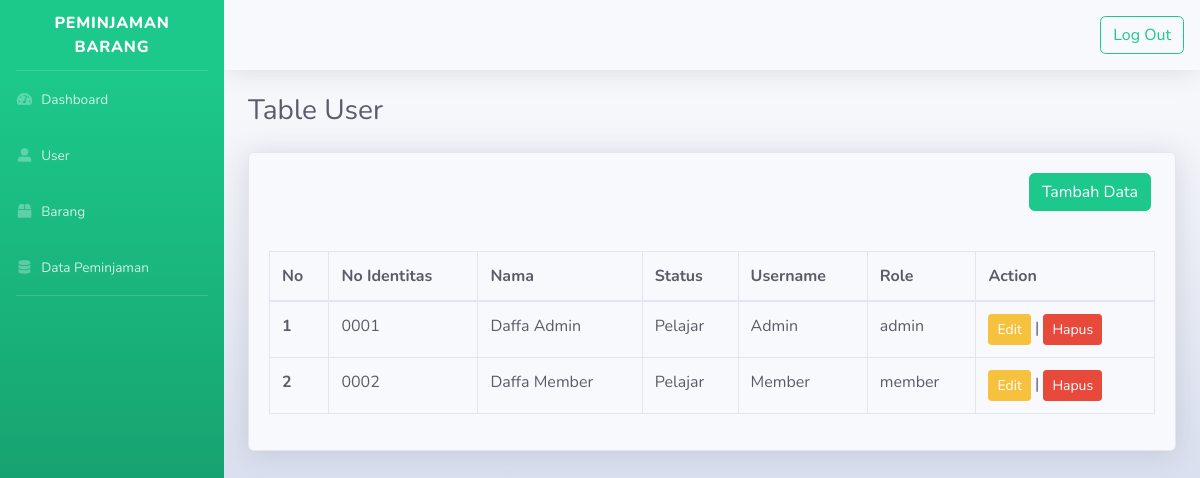
Before: /user.php (signed in) with the older database file.
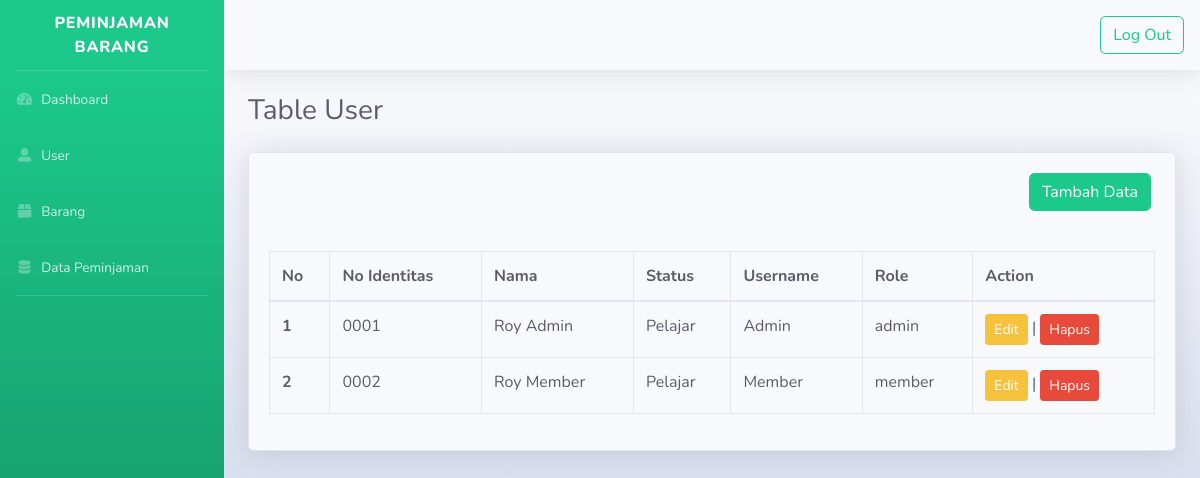
After: the same page with the newer database file.
### tables this page shows
CREATE TABLE `user` (
  `id` int NOT NULL AUTO_INCREMENT,
  `no_identitas` varchar(50) DEFAULT NULL,
  `nama` varchar(50) NOT NULL,
  `status` varchar(50) NOT NULL,
  `username` varchar(50) NOT NULL,
  `password` varchar(50) NOT NULL,
  `role` varchar(10) NOT NULL,
  PRIMARY KEY (`id`),
  UNIQUE KEY `no_identitas` (`no_identitas`)
);

### database.php (called while the page is built, shortened)
<?php
    $db_host = "localhost";
    $db_user = "root";
    $db_pass = "";
    $db_name = "peminjamanbarang";
    $connect = mysqli_connect($db_host, $db_user, $db_pass, $db_name) or die("Gagal terhubung dengan Database: " . mysqli_error($dbconnect));
    function showdataUser()
    {
        global $connect;
        $hasil=mysqli_query($connect,"SELECT user.id, user.no_identitas, user.nama, user.status, user.username, user.role from user;");
        $rows=[];
        while($row = mysqli_fetch_assoc($hasil))
        {
            $rows[] = $row;
        }
        return $rows;
    }
?>

### user.php (the view, shortened to what this page needs)
<?php
    require_once('database.php');
    $data=showdataUser();
    $nomor=0;
?>
<!DOCTYPE html>
<html lang="en">
<head>
    <link href="resource/vendor/fontawesome-free/css/all.min.css" rel="stylesheet" type="text/css">
    <link href="resource/css/sb-admin-2.min.css" rel="stylesheet">
</head>
<body id="page-top">
    <div id="wrapper">
        <?php
            if($_SESSION['status']!="login"){
                header("location:login.php?msg=belum_login");
            } else{
                include("sidebar.php");
            }
        ?>
        <div id="content-wrapper" class="d-flex flex-column bg-gradient-light">
            <div id="content">
                <nav class="navbar navbar-expand navbar-light bg-light topbar mb-4 static-top shadow">
                    <div class=" container justify-content-end">
                        <a href="logout.php"><button type="button" class="btn btn-outline-success">Log Out</button></a>
                    </div>
                </nav>
                <div class="container-fluid">
<h1 class="h3 mb-4 text-dark">Table User</h1>
<div class="card shadow text-dark bg-light mb-4">
    <div class="card-body">
        <div class="row justify-content-end pr-3">
        <a href="tambah-user.php"><button type="button" class="btn btn-success">Tambah Data</button></a>
        </div>
    </div>
    <div class="card-body">
        <div class="table-responsive">
            <table class="table table-bordered text-dark" id="dataTable" width="100%" cellspacing="0">
                <thead>
                    <tr>
                        <th>No</th>
                        <th>No Identitas</th>
                        <th>Nama</th>
                        <th>Status</th>
                        <th>Username</th>
                        <th>Role</th>
                        <th>Action</th>
                    </tr>
                </thead>
                <tbody>
                    <?php foreach($data as $user) : ?>
                    <?php $nomor++; ?>
                    <tr>
                        <th scope="row"><?php echo "$nomor"; ?></th>
                        <td><?php echo "$user[no_identitas]";?></td>
                        <td><?php echo "$user[nama]";?></td>
                        <td><?php echo "$user[status]";?></td>
                        <td><?php echo "$user[username]";?></td>
                        <td><?php echo "$user[role]";?></td>
                        <td>
                            <?php
                                echo "
                                <a href='edit-user.php?id=$user[id]'><button type='button' class='btn btn-warning btn-sm'>Edit</button></a>
                                |
                                <a href='javascript:deleteData(".$user['id'].")'><button type='button' class='btn btn-danger btn-sm'>Hapus</button></a>
                                "
                            ?>
                        </td>
                    </tr>
                    <?php endforeach; ?>
                </tbody>
            </table>
        </div>
    </div>
</div>
</div>
        </div>
    </div>
</body>
</html>

### sidebar.php
<ul class="navbar-nav bg-gradient-success sidebar sidebar-dark accordion" id="accordionSidebar">
            <a class="sidebar-brand d-flex align-items-center justify-content-center">
                <div class="sidebar-brand-text mx-3">Peminjaman Barang <sup></sup></div>
            </a>
            <hr class="sidebar-divider my-0">
            <li class="nav-item">
                <a class="nav-link" href="index.php">
                    <i class="fas fa-fw fa-tachometer-alt"></i>
                    <span>Dashboard</span></a>
            </li>
            <li class="nav-item">
                <a class="nav-link" href="user.php">
                    <i class="fas fa-fw fa-user-alt"></i>
                    <span>User</span></a>
            </li>
            <li class="nav-item">
                <a class="nav-link" href="barang.php">
                    <i class="fas fa-fw fa-box"></i>
                    <span>Barang</span></a>
            </li>
            <li class="nav-item">
                <a class="nav-link" href="datapeminjaman.php">
                    <i class="fas fa-fw fa-database"></i>
                    <span>Data Peminjaman</span></a>
            </li>
            <hr class="sidebar-divider d-none d-md-block">
</ul>

Changed rows visible on the page:
changed user "Admin": nama "Daffa Admin" → "Roy Admin"
changed user "Member": nama "Daffa Member" → "Roy Member"
